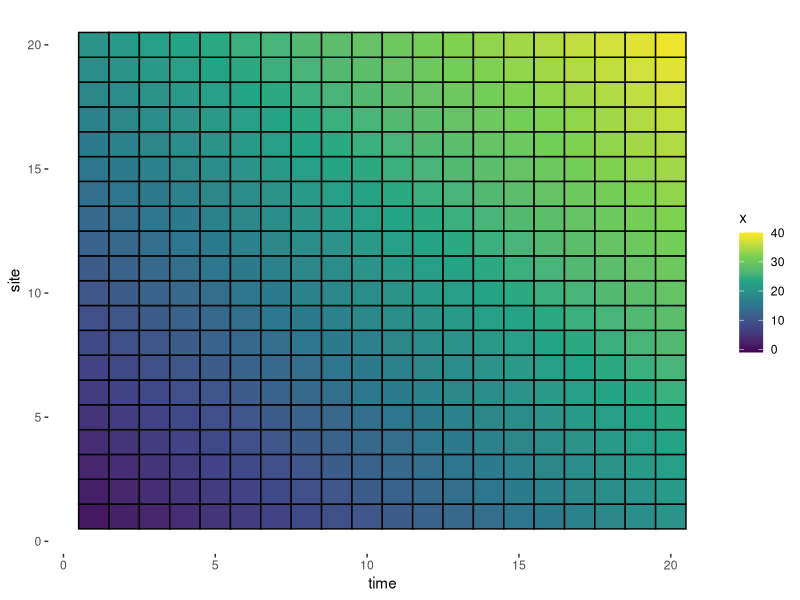
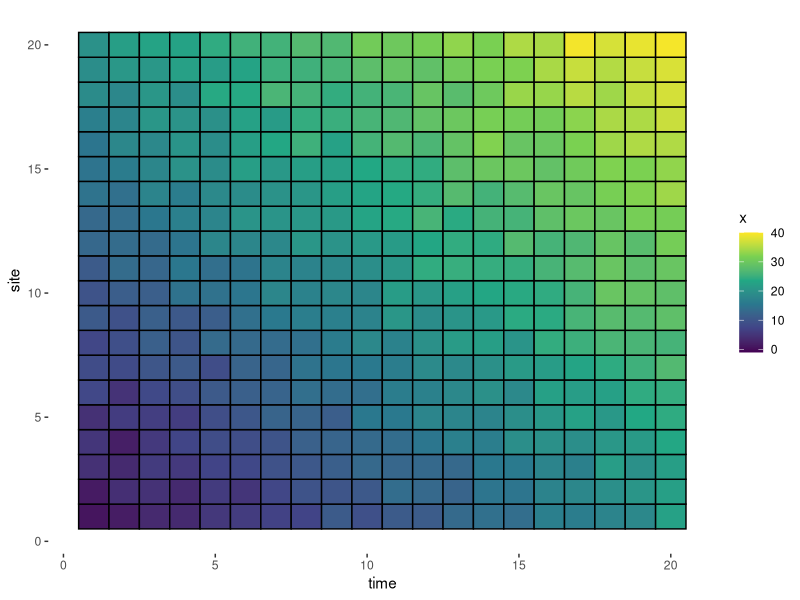
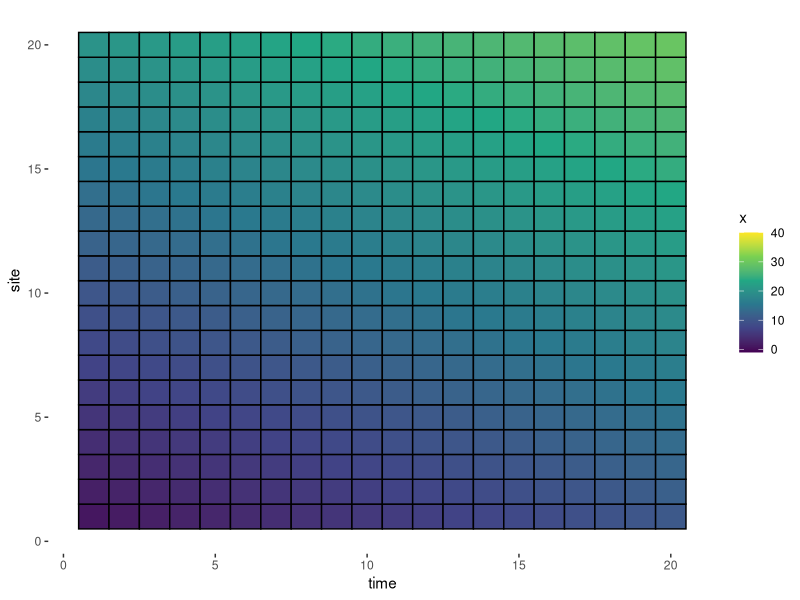
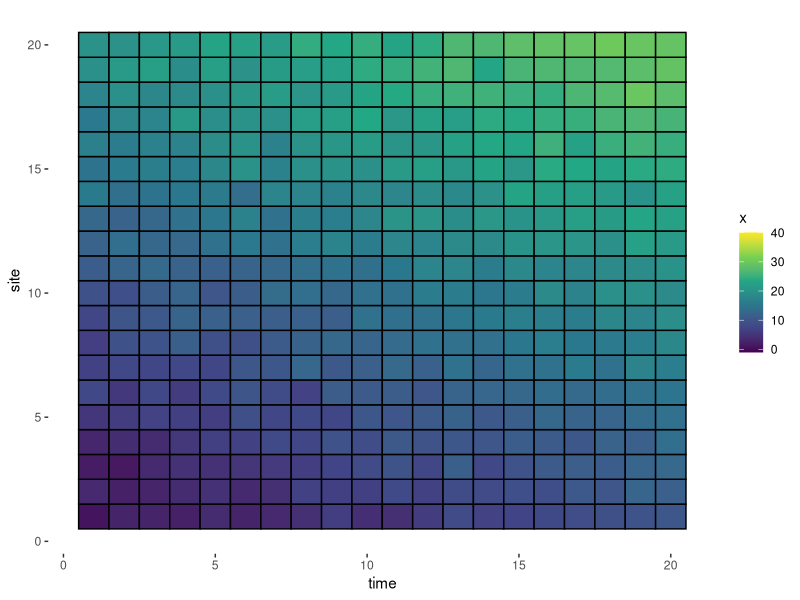
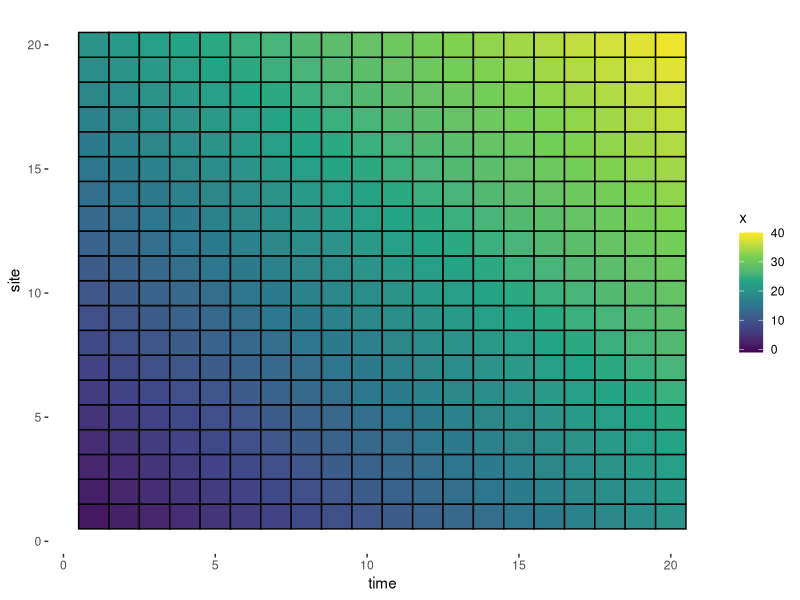
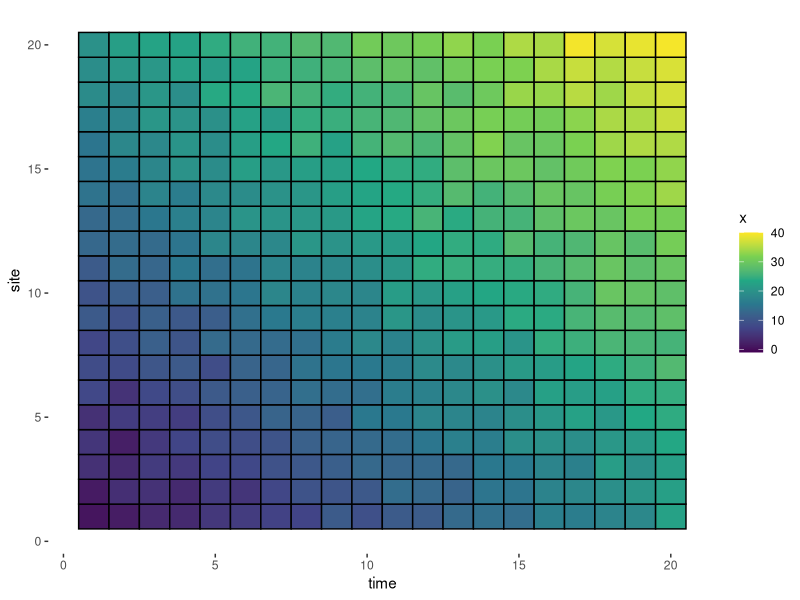
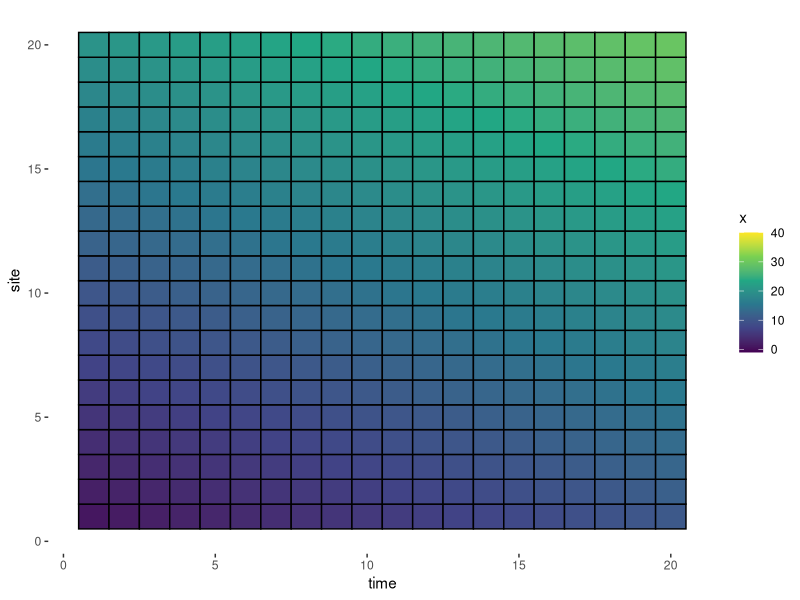
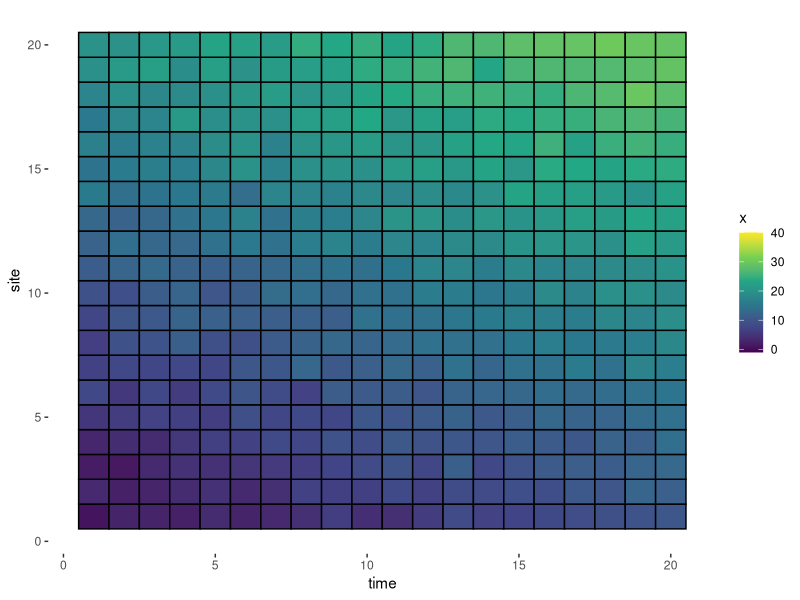

Recreate these plots in R, in order.
library(tidyverse)
library(ranger)
library(foreach)
library(patchwork)
library(truncnorm)

theme_set(theme_bw())


# Univariate Relationships ------------------------------------------------

simulate_ab <- function(response, t_x = 0:19) {
  s_x <- 1:20
  m_x <- foreach(i = 1:20, .combine = "rbind") %do%
    {
      s_x + t_x[i]
    }
  m_x <- t(apply(m_x, c(1, 2), function(x) x + rnorm(1, 0, 1)))

  dat_x <- data.frame(m_x)
  colnames(dat_x) <- 1:20
  dat_x$site <- 1:20

  dat_x <- pivot_longer(dat_x, !site, names_to = "time", values_to = "env")
  dat_x$env_rand1 <- rnorm(nrow(dat_x), 0, 10)
  dat_x$env_rand2 <- rnorm(nrow(dat_x), 0, 10)
  dat_x$env_rand3 <- rnorm(nrow(dat_x), 0, 10)

  if (response == "spatial") {
    a <- 1000
    b <- 10
    mu_x <- apply(m_x, 2, mean)
    mu_ab <- a + b * mu_x

    m_ab <- lapply(mu_ab, function(x) rnorm(20, x, 10))
    m_ab <- do.call(rbind, m_ab)

    dat_ab <- data.frame(m_ab)
    colnames(dat_ab) <- 1:20
    dat_ab$site <- 1:20

    dat_ab <- pivot_longer(
      dat_ab,
      !site,
      names_to = "time",
      values_to = "abundance"
    )

    dat_raw <- left_join(dat_ab, dat_x, by = c("site", "time"))
  }

  if (response == "temporal-fixed") {
    a <- 1000
    b <- 10
    mu_x <- apply(m_x, 1, mean)
    site_effects <- rnorm(20, 0, 10)
    m_ab <- foreach(i = 1:length(mu_x), .combine = "cbind") %do%
      {
        a + b * mu_x[i] + site_effects
      }

    dat_ab <- data.frame(m_ab)
    colnames(dat_ab) <- 1:20
    dat_ab$site <- 1:20

    dat_ab <- pivot_longer(
      dat_ab,
      !site,
      names_to = "time",
      values_to = "abundance"
    )

    dat_raw <- left_join(dat_ab, dat_x, by = c("site", "time"))
  }

  if (response == "temporal-variable") {
    a <- 1000
    #b <- rtruncnorm(20, a = 0, mean = 10, sd = 10)
    b <- rnorm(20, 10, 10)
    mu_x <- apply(m_x, 1, mean)
    site_effects <- rnorm(20, 0, 10)
    m_ab <- foreach(i = 1:length(mu_x), .combine = "cbind") %do%
      {
        a + b * mu_x[i] + site_effects
      }

    dat_ab <- data.frame(m_ab)
    colnames(dat_ab) <- 1:20
    dat_ab$site <- 1:20

    dat_ab <- pivot_longer(
      dat_ab,
      !site,
      names_to = "time",
      values_to = "abundance"
    )

    dat_raw <- left_join(dat_ab, dat_x, by = c("site", "time"))
  }

  if (response == "spatio-temporal") {
    a <- 1000
    b <- 10
    mu_ab <- a + b * m_x

    m_ab <- apply(mu_ab, c(1, 2), function(x) rnorm(1, x, 10))

    dat_ab <- data.frame(m_ab)
    colnames(dat_ab) <- 1:20
    dat_ab$site <- 1:20

    dat_ab <- pivot_longer(
      dat_ab,
      !site,
      names_to = "time",
      values_to = "abundance"
    )

    dat_raw <- left_join(dat_ab, dat_x, by = c("site", "time"))
  }

  if (response == "spatial + temporal-variable") {
    a <- 1000
    b <- 10
    mu_sx <- apply(m_x, 2, mean)
    mu_ab <- a + b * mu_sx

    b2 <- rnorm(20, 10, 10)
    mu_tx <- apply(m_x, 1, mean)
    #site_effects <- rnorm(20, 0, 10)
    m_ab <- foreach(i = 1:length(mu_tx), .combine = "cbind") %do%
      {
        mu_ab + b2 * mu_tx[i] #+ site_effects
      }

    dat_ab <- data.frame(m_ab)
    colnames(dat_ab) <- 1:20
    dat_ab$site <- 1:20

    dat_ab <- pivot_longer(
      dat_ab,
      !site,
      names_to = "time",
      values_to = "abundance"
    )

    dat_raw <- left_join(dat_ab, dat_x, by = c("site", "time"))
  }

  if (response == "quadratic") {
    a <- 1000
    b <- 40
    c <- -1
    mu_ab <- a + b * m_x + c * m_x^2

    m_ab <- apply(mu_ab, c(1, 2), function(x) rnorm(1, x, 10))

    dat_ab <- data.frame(m_ab)
    colnames(dat_ab) <- 1:20
    dat_ab$site <- 1:20

    dat_ab <- pivot_longer(
      dat_ab,
      !site,
      names_to = "time",
      values_to = "abundance"
    )

    dat_raw <- left_join(dat_ab, dat_x, by = c("site", "time"))
  }

  # decompose simulated env data
  decomp_vars <- c("env", "env_rand1", "env_rand2", "env_rand3")
  dat_dec <- dat_raw %>%
    # center without scaling
    dplyr::mutate(across(
      all_of(decomp_vars),
      ~ scale(., scale = FALSE)[, 1]
    )) %>%

    # compute the spatial component
    # (mean by pixel across all years of centered variables)
    dplyr::group_by(site) %>%
    dplyr::mutate(across(
      all_of(decomp_vars),
      ~ mean(., na.rm = TRUE),
      .names = "{.col}_spatial"
    )) %>%
    dplyr::ungroup() %>%
    # compute the temporal component
    # (mean by year across all pixels of centered variables)
    dplyr::group_by(time) %>%
    dplyr::mutate(across(
      all_of(decomp_vars),
      ~ mean(., na.rm = TRUE),
      .names = "{.col}_temporal"
    )) %>%
    dplyr::ungroup() %>%

    # compute residual for each site i and year j as centered variable value
    # i,j - spatial mean i - temporal mean j
    dplyr::mutate(across(
      all_of(decomp_vars),
      ~ . -
        get(paste0(cur_column(), "_spatial")) -
        get(paste0(cur_column(), "_temporal")),
      .names = "{.col}_residual"
    )) %>%
    dplyr::arrange(site, time)

  dat_raw <- dat_raw %>%
    # center without scaling
    dplyr::mutate(across(
      all_of(decomp_vars),
      ~ scale(., scale = FALSE)[, 1]
    ))

  list(raw = dat_raw, dec = dat_dec)
}

scenarios <- c(
  "spatial",
  "temporal-fixed",
  "spatio-temporal",
  "temporal-variable",
  "spatial + temporal-variable",
  "quadratic"
)

dat_equal <- foreach(i = 1:length(scenarios)) %do%
  {
    simulate_ab(response = scenarios[i])
  }
names(dat_equal) <- scenarios

dat_uneven <- foreach(i = 1:length(scenarios)) %do%
  {
    simulate_ab(response = scenarios[i], t_x = seq(0, 9.5, 0.5))
  }
names(dat_uneven) <- scenarios

plot_univ <- function(dat) {
  ggplot(data = dat) +
    geom_point(
      aes(x = env, y = abundance),
      color = "pink3",
      alpha = 0.5,
      size = 2
    ) +
    geom_line(
      aes(
        x = env,
        y = abundance,
        group = site
      ),
      linewidth = 1.25,
      color = "#333D79FF",
      alpha = 0.75,
      se = F,
      method = "lm",
      stat = "smooth"
    ) +
    labs(y = "Simulated Abundance", x = "Environmental Variable") +
    #scale_y_continuous(breaks = seq(0, 125, 25), limits = c(0, 135)) +
    theme(
      legend.position = "none",
      panel.grid.minor = element_blank(),
      panel.border = element_blank(),
      #axis.title.x = element_text(margin = margin(t = 10)),
      #axis.title.y = element_text(margin = margin(r = 10)),
      axis.title = element_text(size = 10)
    )
}

gm_equal <- foreach(i = 1:length(dat_equal)) %do%
  {
    plot_univ(dat_equal[[i]]$raw)
  }

gm_uneven <- foreach(i = 1:length(dat_equal)) %do%
  {
    plot_univ(dat_uneven[[i]]$raw)
  }


# Variable Importance -----------------------------------------------------

res_equal <- foreach(i = 1:length(dat_equal)) %do%
  {
    ranger(
      abundance ~ .,
      data = select(
        dat_equal[[i]]$dec,
        -site,
        -time,
        -env,
        -env_rand1,
        -env_rand2,
        -env_rand3
      ),
      importance = "permutation",
      mtry = 10,
      num.trees = 2000
    )
  }
names(res_equal) <- scenarios

res_uneven <- foreach(i = 1:length(dat_uneven)) %do%
  {
    ranger(
      abundance ~ .,
      data = select(
        dat_uneven[[i]]$dec,
        -site,
        -time,
        -env,
        -env_rand1,
        -env_rand2,
        -env_rand3
      ),
      importance = "permutation",
      mtry = 10,
      num.trees = 2000
    )
  }
names(res_uneven) <- scenarios

# Plots
plot_imp <- function(res, title) {
  var_imp <- res$variable.importance
  var_imp <- var_imp[order(var_imp, decreasing = T)][1:12]
  names_imp <- factor(
    names(var_imp)[12:1],
    levels = names(var_imp)[12:1]
  )

  ggplot() +
    geom_segment(
      aes(y = names_imp, x = 0, xend = var_imp[12:1]),
      color = "#333D79FF",
      linewidth = 1.1
    ) +
    labs(
      title = title,
      y = "Variables",
      x = "Permutation Importance"
    ) +
    theme(
      panel.grid.minor = element_blank(),
      panel.grid.major = element_blank(),
      panel.border = element_blank(),
      #axis.title.x = element_text(margin = margin(t = 10)),
      #axis.title.y = element_text(margin = margin(r = 10)),
      axis.title = element_text(size = 10),
      axis.text = element_text(size = 8)
    )
}

titles <- c(
  "Spatial Response",
  "Fixed Temporal Response",
  "Spatio-Temporal Response",
  "Variable Temporal Response",
  "Spatial + Variable Temporal Response",
  "Quadratic Response"
)

g_imp_equal <- foreach(i = 1:length(res_equal)) %do%
  {
    plot_imp(res_equal[[i]], title = titles[i])
  }

g_imp_uneven <- foreach(i = 1:length(res_uneven)) %do%
  {
    plot_imp(res_uneven[[i]], title = titles[i])
  }


# Test set predictions ----------------------------------------------------

# Models with only spatial components
res_test_equal <- foreach(i = 1:length(dat_equal)) %do%
  {
    ranger(
      abundance ~
        env_spatial + env_rand1_spatial + env_rand2_spatial + env_rand3_spatial,
      data = dat_equal[[i]]$dec,
      mtry = 3,
      num.trees = 2000
    )
  }

res_test_uneven <- foreach(i = 1:length(dat_equal)) %do%
  {
    ranger(
      abundance ~
        env_spatial + env_rand1_spatial + env_rand2_spatial + env_rand3_spatial,
      data = dat_uneven[[i]]$dec,
      mtry = 3,
      num.trees = 2000
    )
  }

# Simulate new test data
dat_test_equal <- foreach(i = 1:length(scenarios)) %do%
  {
    z <- simulate_ab(response = scenarios[i])
    colnames(z$raw)[-(1:3)] <- paste(
      colnames(z$raw)[-(1:3)],
      "spatial",
      sep = "_"
    )

    z
  }
names(dat_test_equal) <- scenarios

dat_test_uneven <- foreach(i = 1:length(scenarios)) %do%
  {
    z <- simulate_ab(response = scenarios[i], t_x = seq(0, 9.5, 0.5))
    colnames(z$raw)[-(1:3)] <- paste(
      colnames(z$raw)[-(1:3)],
      "spatial",
      sep = "_"
    )

    z
  }
names(dat_test_uneven) <- scenarios

# predict test data
pred_equal <- foreach(i = 1:length(res_test_equal)) %do%
  {
    predict(res_test_equal[[i]], data = dat_test_equal[[i]]$raw)
  }
for (i in 1:length(dat_test_equal)) {
  dat_test_equal[[i]]$raw$pred <- pred_equal[[i]]$predictions
}

pred_uneven <- foreach(i = 1:length(res_test_uneven)) %do%
  {
    predict(res_test_uneven[[i]], data = dat_test_uneven[[i]]$raw)
  }
for (i in 1:length(dat_test_uneven)) {
  dat_test_uneven[[i]]$raw$pred <- pred_uneven[[i]]$predictions
}

# Plots
plot_test <- function(dat) {
  ggplot(data = dat) +
    geom_point(
      aes(x = pred, y = abundance),
      color = "pink3",
      alpha = 0.5,
      size = 2
    ) +
    geom_line(
      aes(
        x = pred,
        y = abundance,
        group = site
      ),
      linewidth = 1.25,
      color = "#333D79FF",
      alpha = 0.75,
      se = F,
      method = "lm",
      stat = "smooth"
    ) +
    labs(y = "Simulated Abundance", x = "Predicted Abundance") +
    #scale_y_continuous(breaks = seq(0, 125, 25), limits = c(0, 135)) +
    theme(
      legend.position = "none",
      panel.grid.minor = element_blank(),
      panel.border = element_blank(),
      #axis.title.x = element_text(margin = margin(t = 10)),
      #axis.title.y = element_text(margin = margin(r = 10)),
      axis.title = element_text(size = 10)
    )
}

g_pred_equal <- foreach(i = 1:length(dat_test_equal)) %do%
  {
    plot_test(dat_test_equal[[i]]$raw)
  }
names(g_pred_equal) <- scenarios

g_pred_uneven <- foreach(i = 1:length(dat_test_uneven)) %do%
  {
    plot_test(dat_test_uneven[[i]]$raw)
  }
names(g_pred_uneven) <- scenarios


# Plots -------------------------------------------------------------------

# Simulated environment
## Equal trends in space and time
s_x <- 1:20
m_x <- foreach(i = 0:19, .combine = "rbind") %do%
  {
    s_x + i
  }
m_x2 <- t(apply(m_x, c(1, 2), function(x) x + rnorm(1, 0, 1)))

m_x <- as.data.frame(m_x)
colnames(m_x) <- 1:20
m_x$site <- 1:20

m_x <- m_x %>%
  pivot_longer(-site, names_to = "time", values_to = "x")
m_x$time <- as.numeric(m_x$time)
m_x$x <- as.numeric(m_x$x)

ggplot(data = m_x) +
  geom_tile(
    aes(y = site, x = time, fill = x),
    #hjust = 0,
    #vjust = 0,
    color = "black",
    linewidth = 0.5
  ) +
  theme(
    panel.grid = element_blank(),
    panel.border = element_blank()
  ) +
  scale_fill_viridis_c(limits = c(-1, 40))
ggsave("fig11.pdf", width = 180, height = 180, units = "mm", dpi = 600)

m_x2 <- as.data.frame(m_x2)
colnames(m_x2) <- 1:20
m_x2$site <- 1:20

m_x2 <- m_x2 %>%
  pivot_longer(-site, names_to = "time", values_to = "x")
m_x2$time <- as.numeric(m_x2$time)
m_x2$x <- as.numeric(m_x2$x)

ggplot(data = m_x2) +
  geom_tile(
    aes(y = site, x = time, fill = x),
    #hjust = 0,
    #vjust = 0,
    color = "black",
    linewidth = 0.5
  ) +
  theme(
    panel.grid = element_blank(),
    panel.border = element_blank()
  ) +
  scale_fill_viridis_c(limits = c(-1, 40))

ggsave("fig12.pdf", width = 180, height = 180, units = "mm", dpi = 600)

## Weaker trends across time
t_x <- seq(0, 9.5, 0.5)
m_x3 <- foreach(i = 1:20, .combine = "rbind") %do%
  {
    s_x + t_x[i]
  }
m_x3 <- t(m_x3)
m_x4 <- apply(m_x3, c(1, 2), function(x) x + rnorm(1, 0, 1))

m_x3 <- as.data.frame(m_x3)
colnames(m_x3) <- 1:20
m_x3$site <- 1:20

m_x3 <- m_x3 %>%
  pivot_longer(-site, names_to = "time", values_to = "x")
m_x3$time <- as.numeric(m_x3$time)
m_x3$x <- as.numeric(m_x3$x)

ggplot(data = m_x3) +
  geom_tile(
    aes(y = site, x = time, fill = x),
    #hjust = 0,
    #vjust = 0,
    color = "black",
    linewidth = 0.5
  ) +
  theme(
    panel.grid = element_blank(),
    panel.border = element_blank()
  ) +
  scale_fill_viridis_c(limits = c(-1, 40))

ggsave("fig13.pdf", width = 180, height = 180, units = "mm", dpi = 600)

m_x4 <- as.data.frame(m_x4)
colnames(m_x4) <- 1:20
m_x4$site <- 1:20

m_x4 <- m_x4 %>%
  pivot_longer(-site, names_to = "time", values_to = "x")
m_x4$time <- as.numeric(m_x4$time)
m_x4$x <- as.numeric(m_x4$x)

ggplot(data = m_x4) +
  geom_tile(
    aes(y = site, x = time, fill = x),
    #hjust = 0,
    #vjust = 0,
    color = "black",
    linewidth = 0.5
  ) +
  theme(
    panel.grid = element_blank(),
    panel.border = element_blank()
  ) +
  scale_fill_viridis_c(limits = c(-1, 40))

ggsave("fig14.pdf", width = 180, height = 180, units = "mm", dpi = 600)
